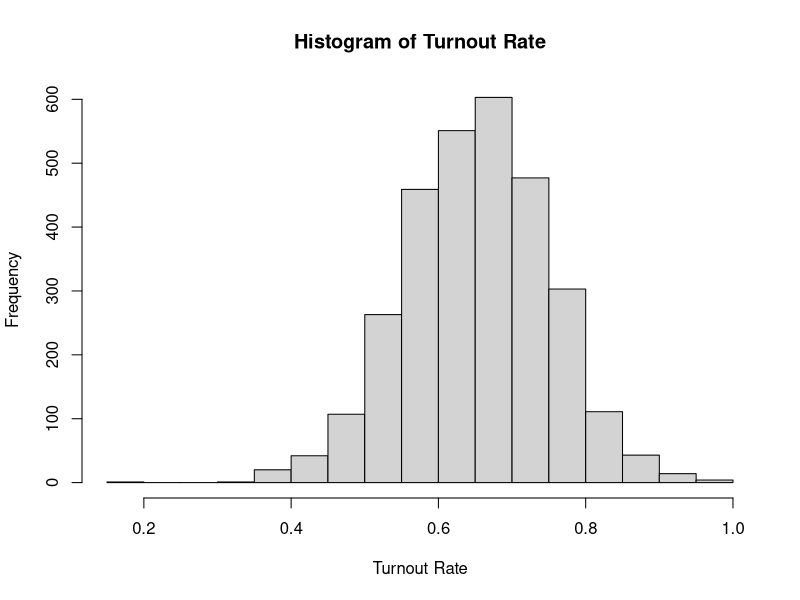
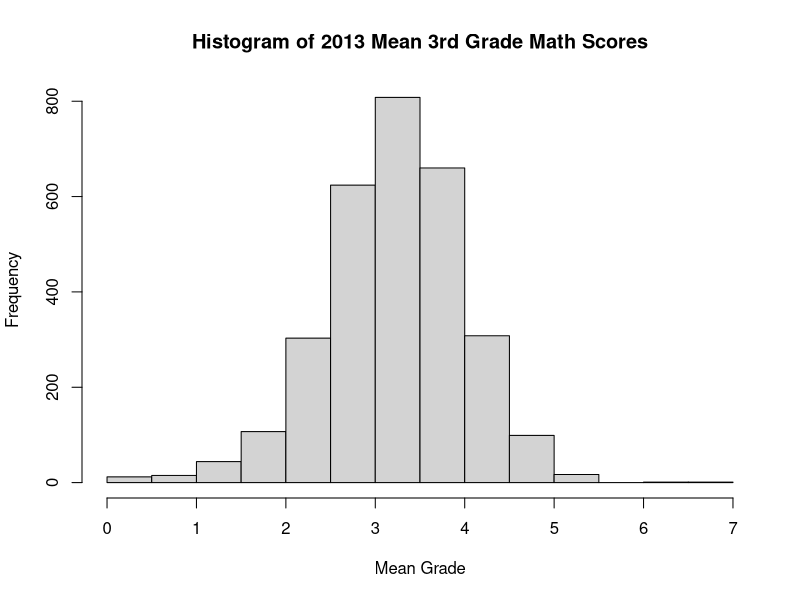
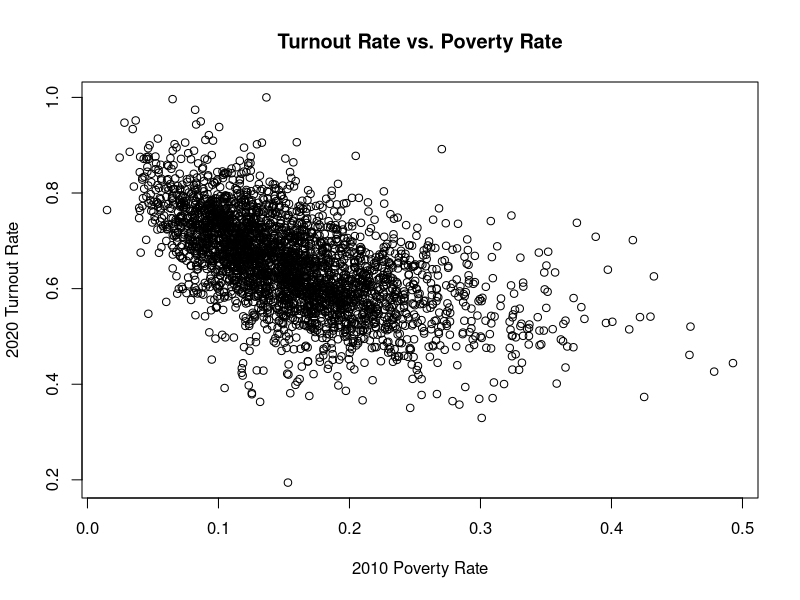
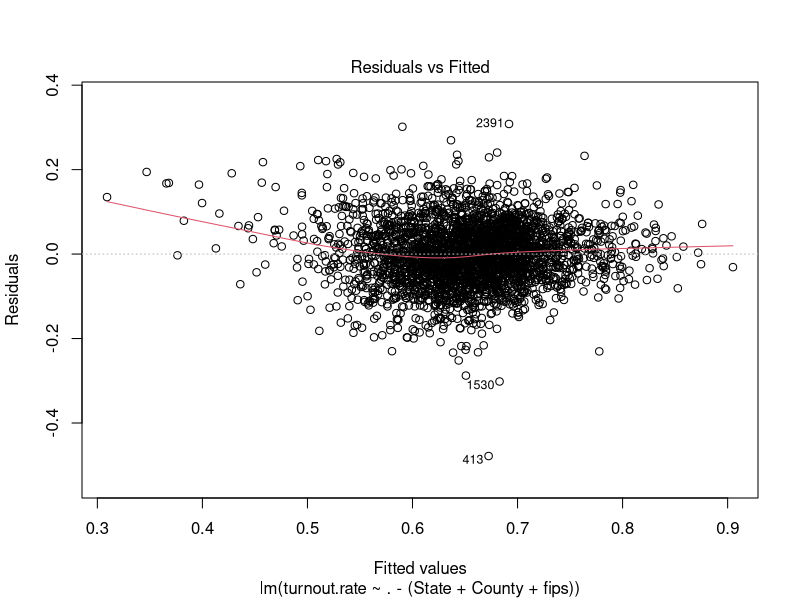
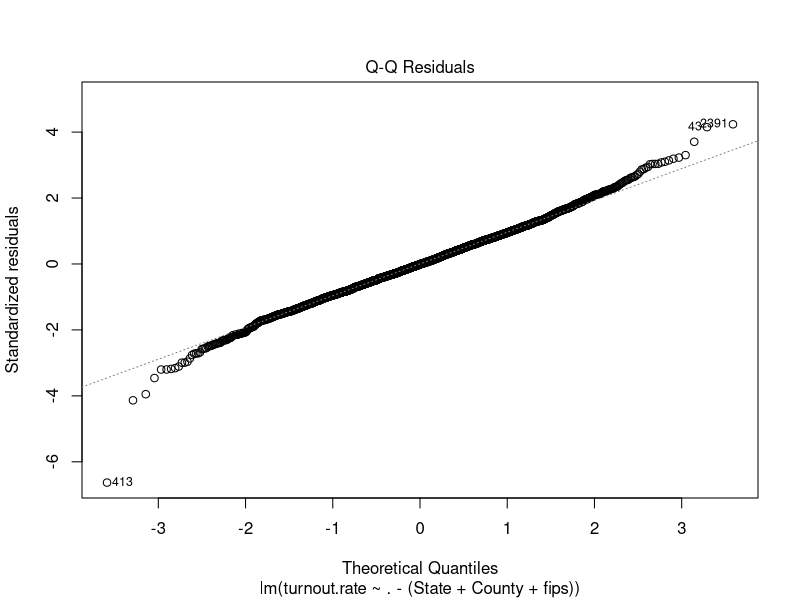

These figures' R source, in order:
## ---- chunk 1
rm(list = ls())
require(readr)
require(tidyr)
require(dplyr)
require(knitr)
## ---- chunk 2
data <- read.csv("../data/processed/data.csv")
head(data)
## ---- chunk 3
predictors <- names(data)[!(names(data) %in% c('State', 'County', 'fips'))]
summary_table <- data.frame()

for (predictor in predictors) {
  column <- data[[predictor]]
  num_missing <- sum(is.na(column))
  mean_var <- mean(column, na.rm = TRUE)
  median_var <- median(column, na.rm = TRUE)
  sd_var <- sd(column, na.rm = TRUE)
  iqr_var <- IQR(column, na.rm = TRUE)
  min_var <- min(column, na.rm = TRUE)
  max_var <- max(column, na.rm = TRUE)

  summary_table <- rbind(summary_table, data.frame(
    Variable = predictor,
    Missing = num_missing,
    Mean = round(mean_var, 2),
    Median = round(median_var, 2),
    SD = round(sd_var, 2),
    IQR = round(iqr_var, 2),
    Min = round(min_var, 2),
    Max = round(max_var, 2)
  ))
}

kable(summary_table)

dim(data)
## ---- chunk 4
data <- select(data, -ln_wage_growth_hs_grad)
data <- subset(data, apply(data, 1, FUN = function(x) {!any(is.na(x))}))
dim(data)
## ---- chunk 5
subset(data, turnout.rate > 1)[c('State', 'County', 'turnout.rate')]
data <- data %>%
  mutate(turnout.rate = case_when(
    turnout.rate > 1 ~ 1,
    .default = turnout.rate
  ))
hist(data$turnout.rate, main = 'Histogram of Turnout Rate', xlab = 'Turnout Rate')
## ---- chunk 6
subset(data, gsmn_math_g3_2013 < 0)[c('State', 'County', 'gsmn_math_g3_2013')]
data <- data %>%
  mutate(gsmn_math_g3_2013 = case_when(
    gsmn_math_g3_2013 < 0 ~ 0,
    .default = gsmn_math_g3_2013
  ))
hist(data$gsmn_math_g3_2013, main = 'Histogram of 2013 Mean 3rd Grade Math Scores', xlab = 'Mean Grade')
## ---- chunk 7
plot(data$poor_share2010, data$turnout.rate, main = 'Turnout Rate vs. Poverty Rate', xlab = '2010 Poverty Rate', ylab = '2020 Turnout Rate')
## ---- chunk 8
lm_model <- lm(turnout.rate ~ . - (State + County + fips), data = data)
summary(lm_model)
## ---- chunk 9
plot(lm_model, c(1, 2))
